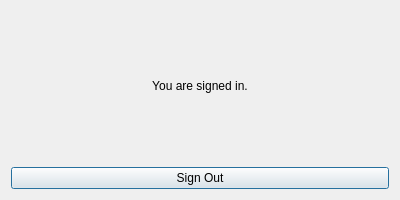
<?xml version="1.0" encoding="UTF-8"?>

<!--
#
# Copyright (c) 2024 HERE Europe B.V.
#
# SPDX-License-Identifier: MIT
# License-Filename: LICENSE
#
-->

<ui version="4.0">
 <class>SignOutDialog</class>
 <widget class="QDialog" name="SignOutDialog">
  <property name="geometry">
   <rect>
    <x>0</x>
    <y>0</y>
    <width>400</width>
    <height>200</height>
   </rect>
  </property>
  <property name="windowTitle">
   <string>Signed In</string>
  </property>
  <layout class="QVBoxLayout" name="verticalLayout">
   <item>
    <widget class="QLabel" name="messageLabel">
     <property name="text">
      <string>You are signed in.</string>
     </property>
     <property name="alignment">
      <set>Qt::AlignCenter</set>
     </property>
    </widget>
   </item>
   <item>
    <widget class="QPushButton" name="signoutButton">
     <property name="text">
      <string>Sign Out</string>
     </property>
    </widget>
   </item>
  </layout>
 </widget>
 <resources/>
 <connections/>
</ui>
